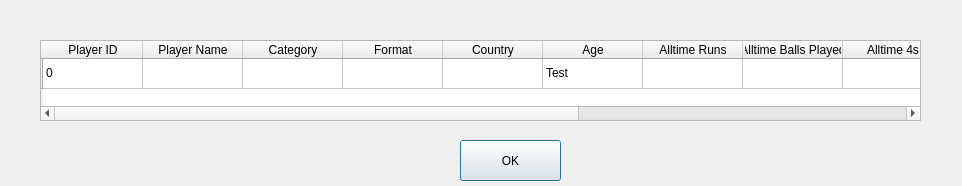
<?xml version="1.0" encoding="UTF-8"?>
<ui version="4.0">
 <class>Dialog</class>
 <widget class="QDialog" name="Dialog">
  <property name="geometry">
   <rect>
    <x>0</x>
    <y>0</y>
    <width>962</width>
    <height>186</height>
   </rect>
  </property>
  <property name="windowTitle">
   <string>Dialog</string>
  </property>
  <widget class="QTableWidget" name="Player_Stats_Table">
   <property name="geometry">
    <rect>
     <x>40</x>
     <y>40</y>
     <width>881</width>
     <height>81</height>
    </rect>
   </property>
   <row>
    <property name="text">
     <string/>
    </property>
   </row>
   <column>
    <property name="text">
     <string>Player ID</string>
    </property>
   </column>
   <column>
    <property name="text">
     <string>Player Name</string>
    </property>
   </column>
   <column>
    <property name="text">
     <string>Category</string>
    </property>
   </column>
   <column>
    <property name="text">
     <string>Format</string>
    </property>
   </column>
   <column>
    <property name="text">
     <string>Country</string>
    </property>
   </column>
   <column>
    <property name="text">
     <string>Age</string>
    </property>
   </column>
   <column>
    <property name="text">
     <string>Alltime Runs</string>
    </property>
   </column>
   <column>
    <property name="text">
     <string>Alltime Balls Played</string>
    </property>
   </column>
   <column>
    <property name="text">
     <string>Alltime 4s</string>
    </property>
   </column>
   <column>
    <property name="text">
     <string>Alltime 6s</string>
    </property>
   </column>
   <column>
    <property name="text">
     <string>Alltime Balls Bowled</string>
    </property>
   </column>
   <column>
    <property name="text">
     <string>Alltime Wickets Taken</string>
    </property>
   </column>
   <column>
    <property name="text">
     <string>Alltime Runs Conceded</string>
    </property>
   </column>
   <item row="0" column="0">
    <property name="text">
     <string>0</string>
    </property>
   </item>
   <item row="0" column="5">
    <property name="text">
     <string>Test</string>
    </property>
   </item>
  </widget>
  <widget class="QPushButton" name="Ok_Button">
   <property name="geometry">
    <rect>
     <x>460</x>
     <y>140</y>
     <width>101</width>
     <height>41</height>
    </rect>
   </property>
   <property name="text">
    <string>OK</string>
   </property>
  </widget>
 </widget>
 <resources/>
 <connections/>
</ui>
